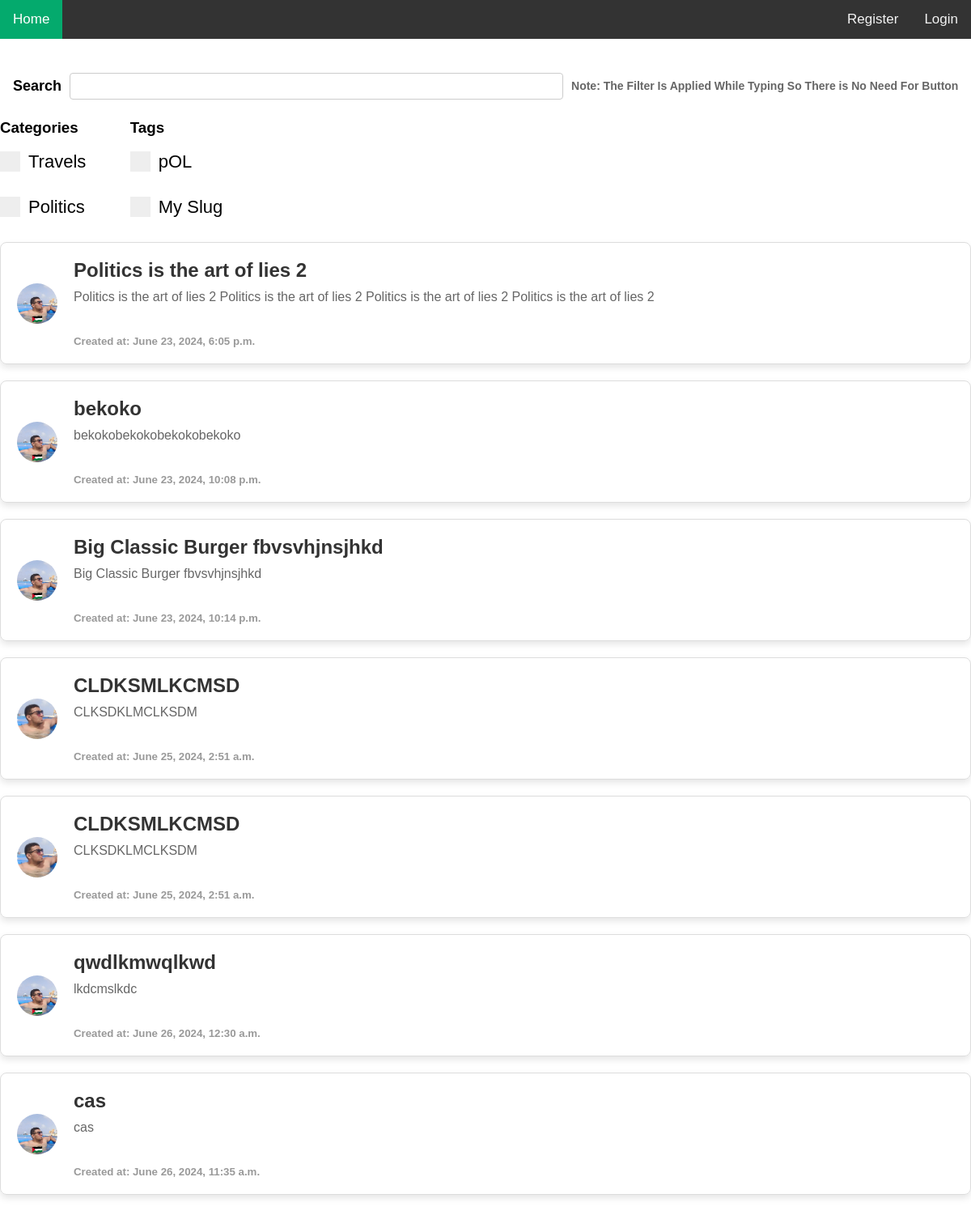
/, run on an earlier commit of the app's database.
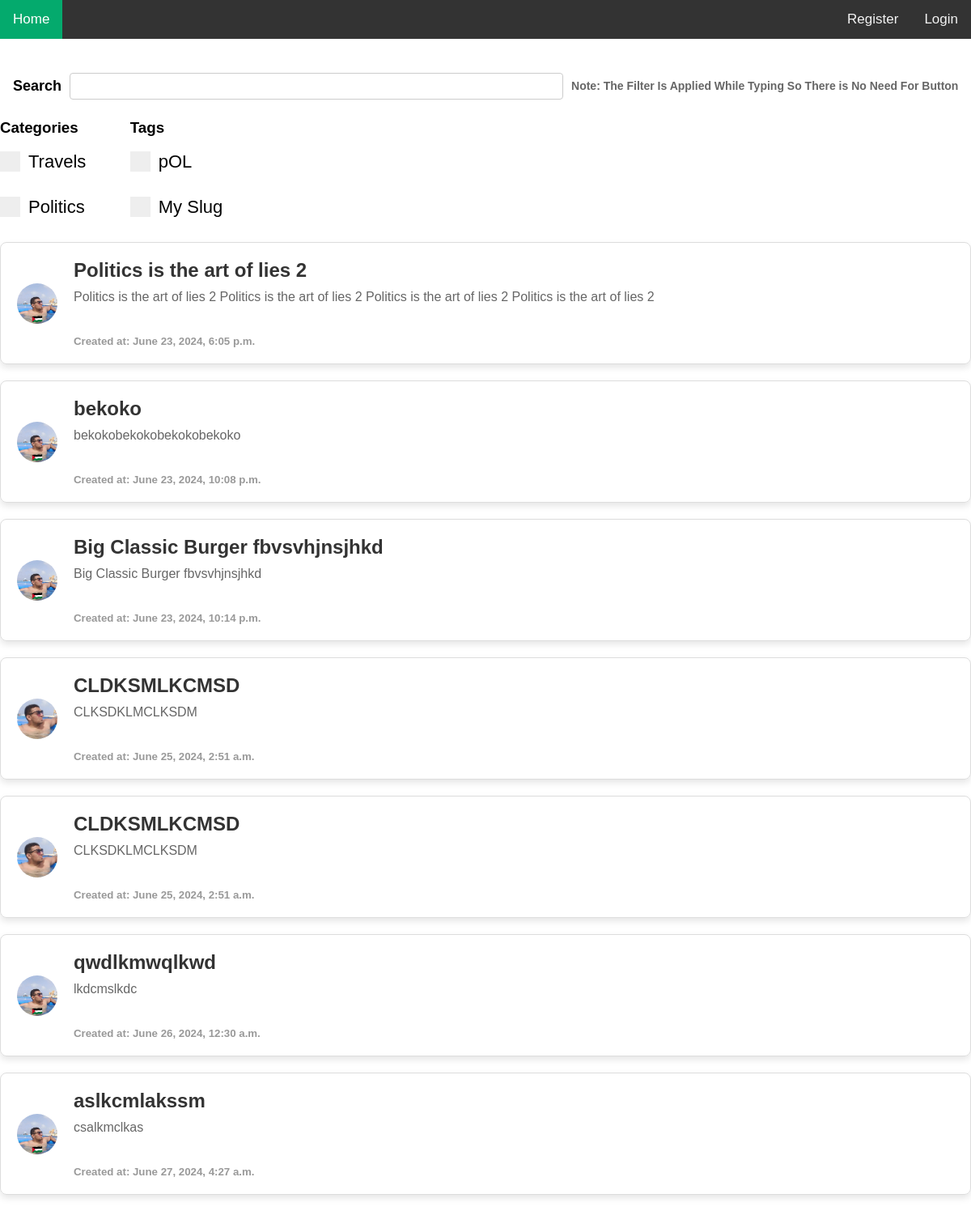
And on a later commit of the database.
### blogApp/models.py (models this page shows, shortened)
class Category(models.Model):
    name = models.CharField(max_length=100)
    slug = models.SlugField(unique=True)

class Tag(models.Model):
    name = models.CharField(max_length=100)
    slug = models.SlugField(unique=True)

class Post(models.Model):
    title = models.CharField(max_length=200)
    content = models.TextField()
    author = models.ForeignKey(Profile, on_delete=models.CASCADE)
    categories = models.ManyToManyField(Category,related_name="categ")
    tags = models.ManyToManyField(Tag,related_name="tags")
    created_at = models.DateTimeField(auto_now_add=True)
    updated_at = models.DateTimeField(auto_now=True)

### userauths/models.py (models this page shows, shortened)
class Profile(models.Model):
    user = models.OneToOneField(User, on_delete=models.CASCADE, related_name='profile')
    bio = models.CharField(max_length=100)
    profile_picture = models.ImageField(upload_to='profile_pictures/', blank=True, null=True)

### blogApp/views.py (the view)
# urls.py: 2. Add a URL to urlpatterns:  path('', views.home, name='home')
def home(request):
    posts = Post.objects.prefetch_related(
        Prefetch('categories', queryset=Category.objects.all(), to_attr='post_categories'),
        Prefetch('tags', queryset=Tag.objects.all(), to_attr='post_tags')
    ).all()
    comments = Comment.objects.all()
    categories = Category.objects.all()
    tags = Tag.objects.all()
    context = {
        'posts': posts,
        'comments': comments,
        'categories': categories,
        'tags': tags,
    }
    print(posts.values('categories', 'tags'))
    return render(request, 'index.html', context)

### templates/index.html (shortened to what this page needs)
<!DOCTYPE html>
<html>
  {%  load static   %}
<head>
</head>
<body>
<div class="topnav">
  <a class="active" href="/">Home</a>
  <div class="login">
    {% if request.user.is_authenticated %}
    <a href="{% url 'userauths:logout_user' %}">Logout</a>
    {% else %}
    <a href="{% url 'userauths:register' %}">Register</a>
    <a href="{% url 'userauths:login' %}">Login</a>
    {% endif %}
  </div>
</div>
<div style="padding-left: 16px; margin-top: 3%; display: flex; align-items: center;">
  <label for="Search" style="font-size: 18px; font-weight: bold; margin-right: 10px;">Search</label>
  <input type="text" id="Search_input" name="fname" style="width: 50%; margin-right: 10px; padding: 8px; border: 1px solid #ccc; border-radius: 4px;">
  <h3 style="margin-left: 0; font-size: 14px; color: #666;">Note: The Filter Is Applied While Typing So There is No Need For Button</h3>
</div>
<div>
  <ul style="list-style-type: none; padding: 0; margin: 0;">
    <div class="custom-checkbox" style="display: inline-block; margin-right: 50px;">
      <h3>Categories</h3>
      {% for category in categories %}
      <label class="container">{{ category.name }}
        <span class="checkmark"></span>
      </label><br>
      {% endfor %}
    </div>
    <div class="custom-checkbox" style="display: inline-block;">
      <h3>Tags</h3>
      {% for tag in tags %}
      <label class="container">{{ tag.name }}
        <span class="checkmark"></span>
      </label><br>
      {% endfor %}
    </div>
    {% for post in posts %}
    <div class="post-container" data-post_tags='[{% for tag in post.post_tags %}"{{ tag.id }}"{% if not forloop.last %},{% endif %}{% endfor %}]' data-post_categories='[{% for category in post.post_categories %}"{{ category.id }}"{% if not forloop.last %},{% endif %}{% endfor %}]' data-post_title="{{ post.title }}" data-post_contain="{{ post.content }}" id="{{ post.id }}" style="border: 1px solid #ddd; padding: 20px; border-radius: 8px; box-shadow: 0 4px 8px rgba(0, 0, 0, 0.1); margin-bottom: 20px;">
      <img src="{{ post.author.profile_picture.url }}" class="profile-picture" style="border-radius: 50%; width: 50px; height: 50px; float: left; margin-right: 20px;">
      <div class="post-content" style="overflow: hidden;">
        <h4 style="margin: 0 0 10px; font-size: 1.5em; color: #333;">{{ post.title }}</h4>
        <p style="margin: 0 0 10px; color: #666;">{{ post.content }}</p>
        <div style="margin: 10px 0;">
        </div>
        <h5 style="margin: 0; color: #999;">Created at: {{ post.created_at }}</h5>
      </div>
    </div>
    {% endfor %}
  </ul>
</div>
</body>
</html>

What changed in the data, as far as the page shows it:
removed Post: author.profile_picture (picture), title "cas", content "cas", created_at "June 26, 2024, 11:35 a.m."
added Post: author.profile_picture (picture), title "aslkcmlakssm", content "csalkmclkas", created_at "June 27, 2024, 4:27 a.m."
